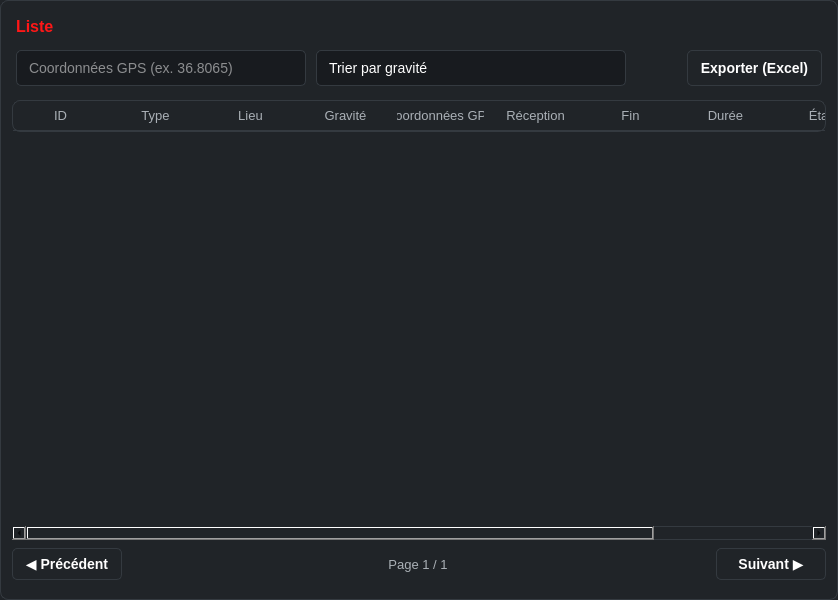
           <widget class="QFrame" name="frameListe">
            <property name="geometry">
             <rect>
              <x>276</x>
              <y>65</y>
              <width>838</width>
              <height>600</height>
             </rect>
            </property>
            <property name="styleSheet">
             <string notr="true">background-color: #202428;
  border: 1px solid #343A40;
  border-radius: 8px;</string>
            </property>
            <property name="frameShape">
             <enum>QFrame::Shape::StyledPanel</enum>
            </property>
            <property name="frameShadow">
             <enum>QFrame::Shadow::Raised</enum>
            </property>
            <widget class="QLabel" name="labelListe">
             <property name="geometry">
              <rect>
               <x>16</x>
               <y>14</y>
               <width>100</width>
               <height>25</height>
              </rect>
             </property>
             <property name="styleSheet">
              <string notr="true">color: #FF1717;
  font-size: 16px;
  font-weight: bold;
  background: transparent;
  border: none;</string>
             </property>
             <property name="text">
              <string>Liste</string>
             </property>
            </widget>
            <widget class="QLineEdit" name="editRecherche">
             <property name="geometry">
              <rect>
               <x>16</x>
               <y>50</y>
               <width>290</width>
               <height>36</height>
              </rect>
             </property>
             <property name="styleSheet">
              <string notr="true">QLineEdit {
      background-color: #181B1F;
      color: white;
      border: 1px solid #343A40;
      border-radius: 5px;
      padding-left: 10px;
      font-size: 14px;
  }</string>
             </property>
             <property name="placeholderText">
              <string>Coordonnées GPS (ex. 36.8065)</string>
             </property>
            </widget>
            <widget class="QComboBox" name="comboTri">
             <property name="geometry">
              <rect>
               <x>316</x>
               <y>50</y>
               <width>310</width>
               <height>36</height>
              </rect>
             </property>
             <property name="styleSheet">
              <string notr="true">QComboBox {
      background-color: #181B1F;
      color: white;
      border: 1px solid #343A40;
      border-radius: 5px;
      padding-left: 12px;
      font-size: 14px;
  }

  QComboBox:hover {
      border: 1px solid #4A5056;
  }

  QComboBox::drop-down {
      border: none;
      width: 28px;
  }</string>
             </property>
             <item>
              <property name="text">
               <string>Trier par gravité</string>
              </property>
             </item>
            </widget>
            <widget class="QPushButton" name="btnExporterInterventions">
             <property name="geometry">
              <rect>
               <x>687</x>
               <y>50</y>
               <width>135</width>
               <height>36</height>
              </rect>
             </property>
             <property name="styleSheet">
              <string notr="true">QPushButton {
      background-color: #202428;
      color: white;
      border: 1px solid #343A40;
      border-radius: 5px;
      font-size: 14px;
      font-weight: bold;
  }

  QPushButton:hover {
      background-color: #30353A;
  }</string>
             </property>
             <property name="text">
              <string>Exporter (Excel)</string>
             </property>
            </widget>
            <widget class="QTableWidget" name="tableInterventions">
             <property name="geometry">
              <rect>
               <x>12</x>
               <y>100</y>
               <width>814</width>
               <height>440</height>
              </rect>
             </property>
             <property name="styleSheet">
              <string notr="true">QTableWidget {
      background-color: transparent;
      color: #E5E7EB;
      border: none;
      outline: none;
      font-size: 13px;
  }

  QHeaderView {
      background-color: transparent;
  }

  QHeaderView::section {
      background-color: transparent;
      color: #AAB0B6;
      border: none;
      border-bottom: 1px solid #343A40;
      padding: 6px 4px;
      font-size: 13px;
      font-weight: normal;
      text-align: left;
  }

  QTableWidget::item {
      border: none;
      border-bottom: 1px solid #2B3036;
      padding: 4px;
  }

  QTableWidget::item:selected {
      background-color: #262B30;
      color: white;
  }

  QTableCornerButton::section {
      background: transparent;
      border: none;
  }</string>
             </property>
             <property name="selectionBehavior">
              <enum>QAbstractItemView::SelectionBehavior::SelectRows</enum>
             </property>
             <property name="showGrid">
              <bool>false</bool>
             </property>
             <property name="gridStyle">
              <enum>Qt::PenStyle::SolidLine</enum>
             </property>
             <property name="sortingEnabled">
              <bool>false</bool>
             </property>
             <property name="wordWrap">
              <bool>false</bool>
             </property>
             <property name="rowCount">
              <number>0</number>
             </property>
             <property name="columnCount">
              <number>10</number>
             </property>
             <attribute name="horizontalHeaderDefaultSectionSize">
              <number>95</number>
             </attribute>
             <attribute name="horizontalHeaderHighlightSections">
              <bool>true</bool>
             </attribute>
             <attribute name="horizontalHeaderStretchLastSection">
              <bool>false</bool>
             </attribute>
             <attribute name="verticalHeaderVisible">
              <bool>false</bool>
             </attribute>
             <attribute name="verticalHeaderCascadingSectionResizes">
              <bool>false</bool>
             </attribute>
             <attribute name="verticalHeaderHighlightSections">
              <bool>true</bool>
             </attribute>
             <attribute name="verticalHeaderShowSortIndicator" stdset="0">
              <bool>false</bool>
             </attribute>
             <attribute name="verticalHeaderStretchLastSection">
              <bool>false</bool>
             </attribute>
             <column>
              <property name="text">
               <string>ID</string>
              </property>
             </column>
             <column>
              <property name="text">
               <string>Type</string>
              </property>
             </column>
             <column>
              <property name="text">
               <string>Lieu</string>
              </property>
             </column>
             <column>
              <property name="text">
               <string>Gravité</string>
              </property>
             </column>
             <column>
              <property name="text">
               <string>Coordonnées GPS</string>
              </property>
             </column>
             <column>
              <property name="text">
               <string>Réception</string>
              </property>
             </column>
             <column>
              <property name="text">
               <string>Fin</string>
              </property>
             </column>
             <column>
              <property name="text">
               <string>Durée</string>
              </property>
             </column>
             <column>
              <property name="text">
               <string>État</string>
              </property>
             </column>
             <column>
              <property name="text">
               <string>Actions</string>
              </property>
             </column>
            </widget>
            <widget class="QPushButton" name="btnPagePrecedente">
             <property name="geometry">
              <rect>
               <x>12</x>
               <y>548</y>
               <width>110</width>
               <height>32</height>
              </rect>
             </property>
             <property name="styleSheet">
              <string notr="true">QPushButton {
      background-color: #202428;
      color: white;
      border: 1px solid #343A40;
      border-radius: 5px;
      font-size: 14px;
      font-weight: bold;
  }

  QPushButton:hover {
      background-color: #30353A;
  }</string>
             </property>
             <property name="text">
              <string>◀ Précédent</string>
             </property>
            </widget>
            <widget class="QLabel" name="labelPagination">
             <property name="geometry">
              <rect>
               <x>130</x>
               <y>552</y>
               <width>576</width>
               <height>24</height>
              </rect>
             </property>
             <property name="styleSheet">
              <string notr="true">color: #AAB0B6;
font-size: 13px;
background: transparent;
border: none;</string>
             </property>
             <property name="text">
              <string>Page 1 / 1</string>
             </property>
             <property name="alignment">
              <set>Qt::AlignmentFlag::AlignCenter</set>
             </property>
            </widget>
            <widget class="QPushButton" name="btnPageSuivante">
             <property name="geometry">
              <rect>
               <x>716</x>
               <y>548</y>
               <width>110</width>
               <height>32</height>
              </rect>
             </property>
             <property name="styleSheet">
              <string notr="true">QPushButton {
      background-color: #202428;
      color: white;
      border: 1px solid #343A40;
      border-radius: 5px;
      font-size: 14px;
      font-weight: bold;
  }

  QPushButton:hover {
      background-color: #30353A;
  }</string>
             </property>
             <property name="text">
              <string>Suivant ▶</string>
             </property>
            </widget>
           </widget>
